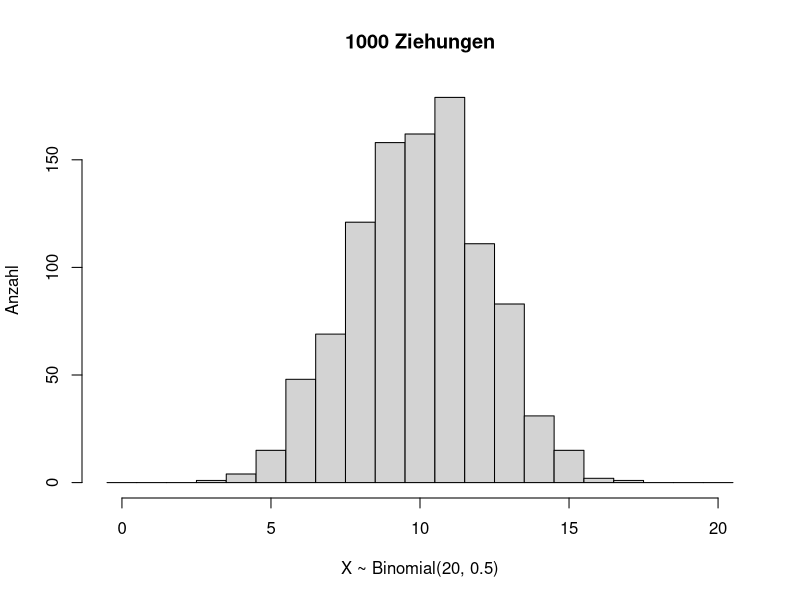
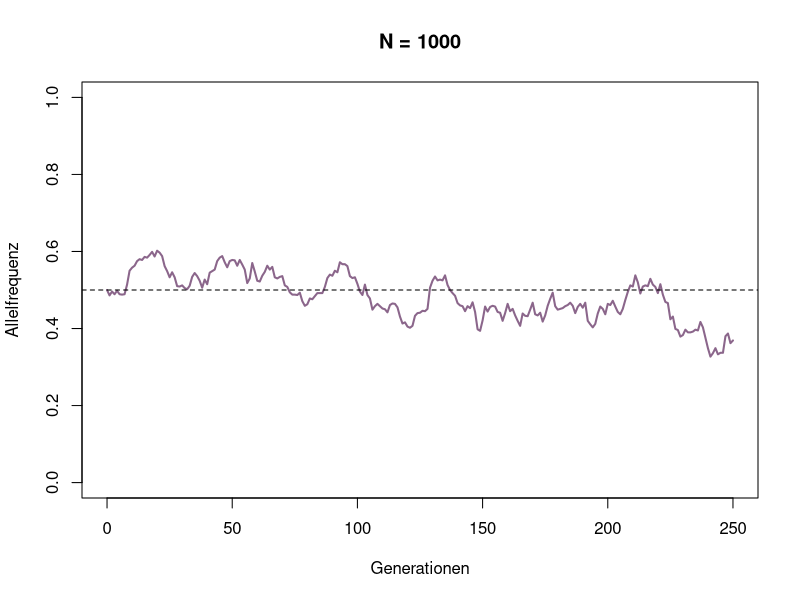
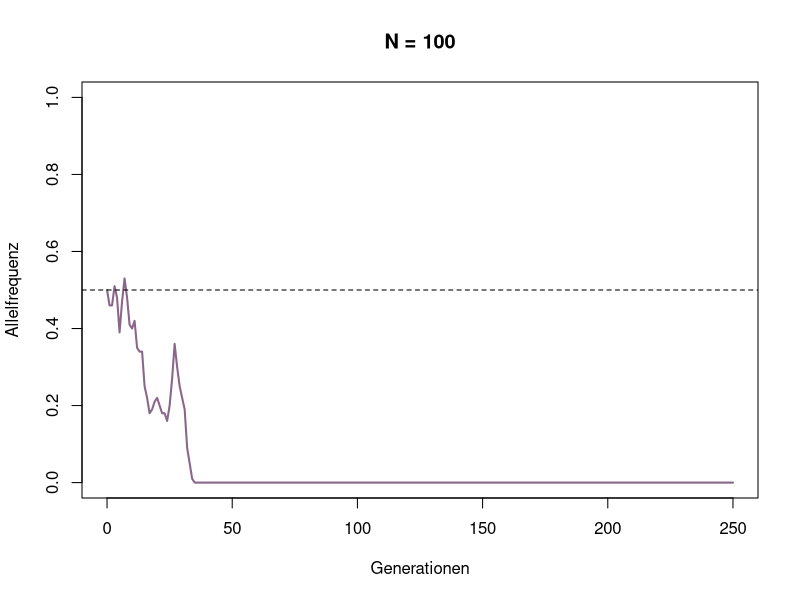
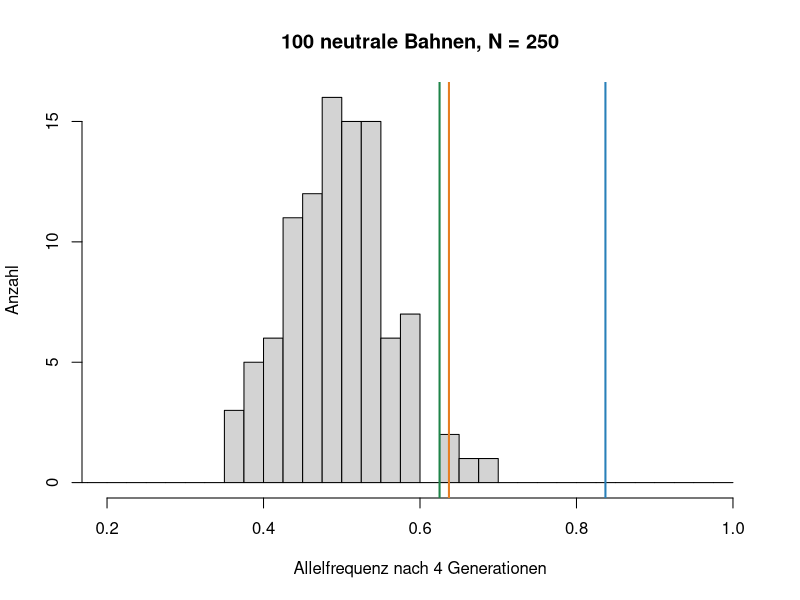
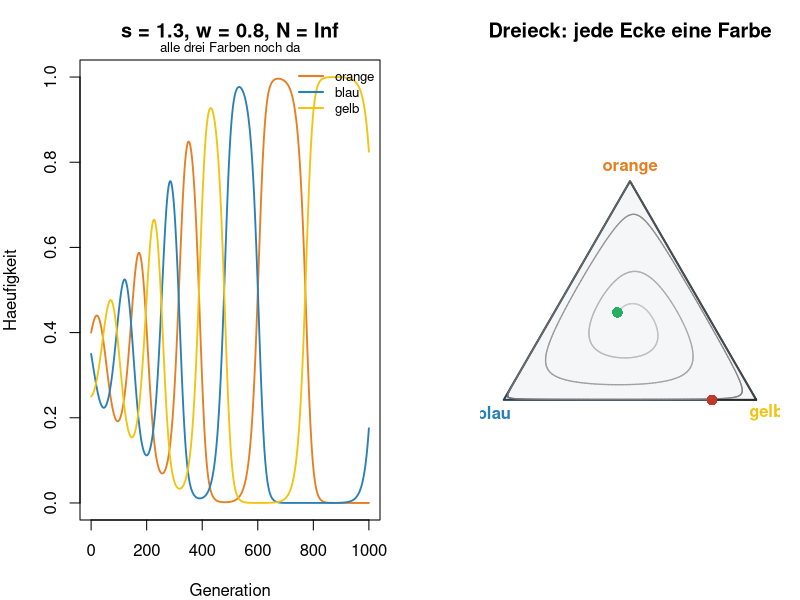
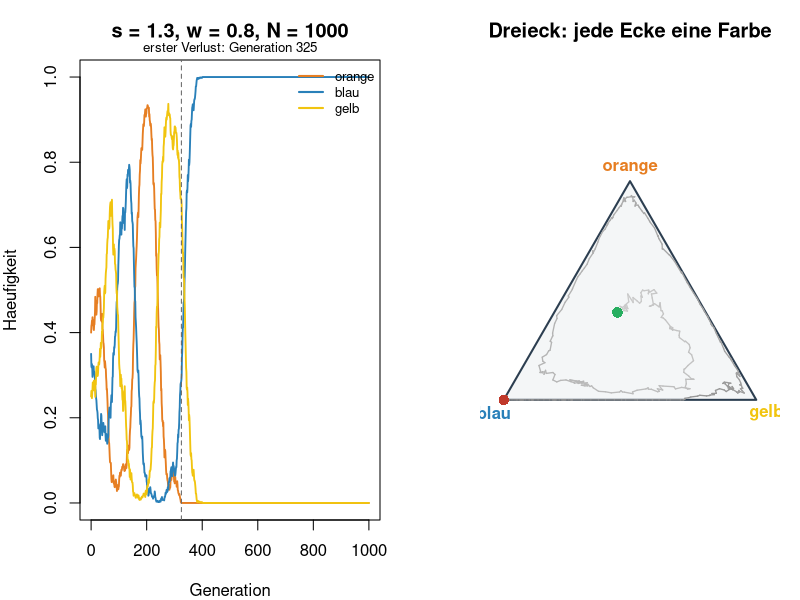
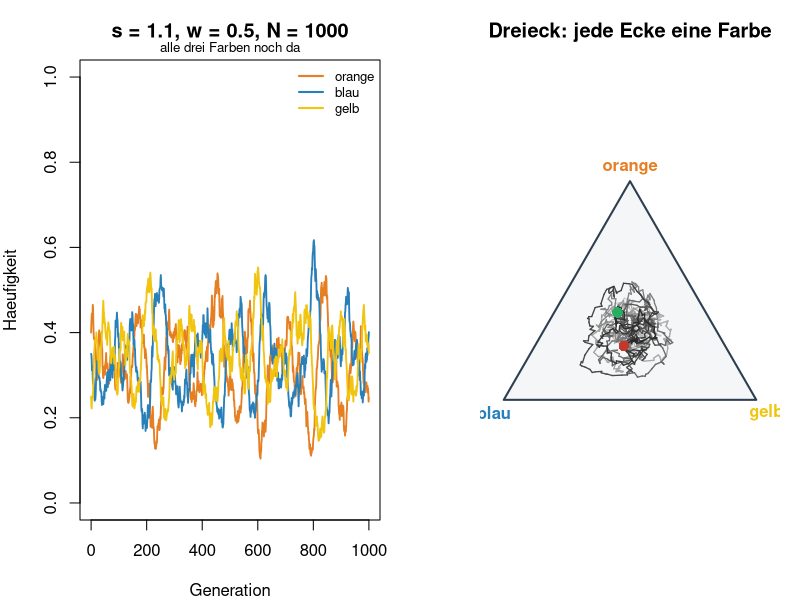

Source code (R) for these figures, in order:
# Woche 9 - Notebook (nur R, base R)
# Zufall und Notwendigkeit: Drift, die Teiche und die Echsen mit endlicher Population
# In RStudio: Working Directory = weeks/week-09, dann Zeile fuer Zeile ausfuehren.
# Quarto: notebook.qmd. Knit ohne Quarto: notebook.Rmd.

# In der Vorlesung wandert die Frequenz in den Teichen, auch ohne dass wir schon wissen, wie viel davon Selektion ist. Ein Grund dafuer: Die Population ist endlich. Jede Generation ist eine Ziehung aus der vorherigen.
#
# Dieses Notebook rechnet die Teiche nicht noch einmal. Sie kommen nur am Ende von Teil A kurz zurueck. Zwei neue Fragen:
#
# 1. Wie haengt diese Wanderung von der Populationsgroesse N ab, wenn das Allel neutral ist?
# 2. Was passiert mit den drei Kehlfarben der Echsen aus Woche 4, wenn die Population endlich ist?

# Auftrag
# 1. Eine Binomialverteilung anschauen und set.seed ausprobieren.
# 2. Ein neutrales Allel viele Generationen lang verfolgen, einmal in einer grossen und einmal in einer kleinen Population. Dann mit den Teichen vergleichen.
# 3. Das Echsen-Spiel aus Woche 4 mit endlicher Population laufen lassen: Wann gehen Farben verloren?

# ===========================================================================
# 0 · Zufallszahlen
# ===========================================================================
#
# rbinom(anzahl, size, prob) zieht anzahl Mal, wie viele von size Versuchen erfolgreich waren. Jeder Versuch klappt mit Wahrscheinlichkeit prob. In der Vorlesung war das die Frage: Wie viele von N Genkopien sind die gesuchte Kopie?
#
# set.seed legt den Startwert fest. Dieselbe Folge kommt dann noch einmal heraus.

set.seed(2026)

x <- rbinom(1000, size = 20, prob = 0.5)
hist(x, breaks = 0:21 - 0.5,
     main = "1000 Ziehungen", xlab = "X ~ Binomial(20, 0.5)", ylab = "Anzahl")

# F1
# 1. Lassen Sie denselben Block ohne set.seed zweimal laufen. Aendert sich das Histogramm?
# 2. Setzen Sie prob = 0.1. Wie veraendert sich die Verteilung? Warum?

# ===========================================================================
# A · Populationsgroesse
# ===========================================================================
#
# Wir verfolgen ein neutrales Allel. p ist seine Frequenz. Der Einfachheit halber ist die Populationsgroesse N fix, und jedes Individuum ist haploid: Es traegt das Allel, oder es traegt es nicht.
#
# Jede Generation wird aus der vorherigen gezogen. Ist das Allel in Generation t haeufig, ist es in Generation t+1 wahrscheinlich auch haeufig - aber nicht genau gleich haeufig. Das ist derselbe Schritt wie in der Vorlesung, hier ohne Selektion.

WF_step <- function(p, N) {
  N_p <- rbinom(1, N, p)   # wie viele der N Individuen tragen das Allel?
  N_p / N
}

# --- Eine Generation ---

# F2
# Simulieren Sie eine einzelne Generation mit p = 0.5 und N = 1000.
#
# - Was erwarten Sie: nimmt p ab, nimmt es zu, oder bleibt es in der Naehe von 0.5?
# - Lassen Sie den Chunk mehrmals laufen. Was passiert?

WF_step(p = 0.5, N = 1000)

# --- Viele Generationen ---

simulateWF <- function(p_0, N, generationen = 250) {
  p <- numeric(generationen + 1)
  p[1] <- p_0
  for (t in seq_len(generationen)) {
    p[t + 1] <- WF_step(p[t], N)
  }
  data.frame(generation = 0:generationen, p = p)
}

# --- Grosse Population ---

p_0 <- 0.5   # bitte aendern

large_pop <- simulateWF(p_0, N = 1000)

plot(large_pop$generation, large_pop$p, type = "l", lwd = 2, col = "plum4",
     xlab = "Generationen", ylab = "Allelfrequenz", ylim = c(0, 1),
     main = "N = 1000")
abline(h = p_0, lwd = 1, lty = 2)

# F3
# Aendern Sie p_0. Was passiert mit der Allelfrequenz ueber die 250 Generationen?

# --- Kleine Population ---

# F4
# Was erwarten Sie fuer N = 100, bevor Sie den naechsten Block laufen lassen?

p_0 <- 0.5   # bitte aendern

small_pop <- simulateWF(p_0, N = 100)

plot(small_pop$generation, small_pop$p, type = "l", lwd = 2, col = "plum4",
     xlab = "Generationen", ylab = "Allelfrequenz", ylim = c(0, 1),
     main = "N = 100")
abline(h = p_0, lwd = 1, lty = 2)

# F5
# - Lassen Sie den Block ein paar Mal laufen. Was beobachten Sie?
# - In den bisherigen Wochen stieg oder fiel p, weil das Allel einen Vorteil oder einen Nachteil hatte. Ist das hier auch so?
# - Was heisst das fuer die genetische Vielfalt in einer kleinen Population?

# --- Zurueck zu den Teichen ---
#
# In der Vorlesung starten alle drei Teiche bei p = 0.5 und liegen nach drei bis vier Jahren bei etwa 0.63 (Teich 2 und 14) und 0.84 (Teich 7). Kann ein neutrales Allel das allein durch Zufall schaffen?
#
# Wir lassen simulateWF 100 Mal laufen, je 4 Generationen mit N = 250, und merken uns nur die Frequenz am Ende.

N <- 250   # bitte aendern

set.seed(2026)
p_ende <- numeric(100)
for (i in 1:100) {
  bahn <- simulateWF(p_0 = 0.5, N = N, generationen = 4)
  p_ende[i] <- bahn$p[5]
}

hist(p_ende, breaks = seq(0, 1, by = 0.025), xlim = c(0.2, 1),
     main = paste("100 neutrale Bahnen, N =", N),
     xlab = "Allelfrequenz nach 4 Generationen", ylab = "Anzahl")
abline(v = c(0.637, 0.625, 0.837), lwd = 2,
       col = c("#e67e22", "#1e8449", "#2980b9"))   # Teich 2, 14, 7

sum(p_ende >= 0.62)   # wie viele Bahnen kommen so hoch wie die Teiche?

# F6
# - Wie viele der 100 neutralen Bahnen kommen so hoch wie die Teiche? Und wie viele so hoch wie Teich 7?
# - Setzen Sie N auf 50 und dann auf 25. Wie klein muesste die Population sein, damit Zufall allein reicht?
# - In jedem Teich leben Hunderte Stichlinge. Was muss also zum Zufall dazukommen?

# ===========================================================================
# B · Echsen mit endlicher Population
# ===========================================================================
#
# In Woche 4 hatten die Maennchen von Uta stansburiana drei Kehlfarben: orange schlaegt blau, blau schlaegt gelb, gelb schlaegt orange. Mit der Matrix
#
# 
# A =
# \begin{pmatrix}
# 1 & w & s \\
# s & 1 & w \\
# w & s & 1
# \end{pmatrix}
# 
#
# gab es drei Verlaeufe. Ist s + w < 2, laufen die Haeufigkeiten auf einen Punkt in der Mitte zu. Ist s + w > 2, schaukeln sie sich auf: eine Heterokline. Jede Farbe wird abwechselnd fast alleinherrschend und dann fast null.
#
# Fast null: Im Modell von Woche 4 ist die Population unendlich gross. Eine Farbe mit Haeufigkeit 0.0001 ist dort noch da und kommt wieder. In echten Echsen-Populationen gibt es nur ganze Maennchen.
#
# Wir machen dasselbe wie in der Vorlesung mit den Teichen: erst Selektion, dann Ziehung. Fuer drei Farben zieht rmultinom statt rbinom: Von N Maennchen der neuen Generation, wie viele sind orange, blau, gelb?

echsen_matrix <- function(s, w) {
  matrix(c(1, w, s,
           s, 1, w,
           w, s, 1), nrow = 3, byrow = TRUE)
}

# Eine Generation: erst Selektion (wie Woche 4), dann N Maennchen ziehen
echsen_schritt <- function(p, A, N, r = 0.3) {
  W <- 2 - as.numeric(A %*% p)            # Fitness jeder Farbe
  W_mittel <- sum(p * W)
  p_sel <- p * (1 + r * (W - W_mittel))   # 1. Selektion
  p_sel <- p_sel / sum(p_sel)
  if (is.infinite(N)) return(p_sel)       # N = Inf: kein Zufall
  as.numeric(rmultinom(1, size = N, prob = p_sel)) / N   # 2. Ziehung
}

# Viele Generationen hintereinander
echsen_lauf <- function(s, w, N, generationen = 1000, p0 = c(0.4, 0.35, 0.25)) {
  A <- echsen_matrix(s, w)
  p <- matrix(NA, nrow = generationen + 1, ncol = 3)
  p[1, ] <- p0
  for (t in 1:generationen) p[t + 1, ] <- echsen_schritt(p[t, ], A, N)
  p
}

farben3 <- c("#e67e22", "#2980b9", "#f1c40f")

erster_verlust <- function(p) {
  i <- which(apply(p, 1, min) == 0)
  if (length(i)) i[1] - 1 else NA
}

zeige_echsen <- function(s, w, N, generationen = 1000) {
  p <- echsen_lauf(s, w, N, generationen)
  verlust <- erster_verlust(p)
  par(mfrow = c(1, 2), mar = c(4, 4, 3, 1))
  matplot(0:generationen, p, type = "l", lty = 1, lwd = 1.8, col = farben3, ylim = c(0, 1),
          xlab = "Generation", ylab = "Haeufigkeit",
          main = paste0("s = ", s, ", w = ", w, ", N = ", N))
  if (!is.na(verlust)) {
    abline(v = verlust, lty = 2, col = "grey40")
    mtext(paste("erster Verlust: Generation", verlust), side = 3, line = 0.2, cex = 0.8)
  } else {
    mtext("alle drei Farben noch da", side = 3, line = 0.2, cex = 0.8)
  }
  legend("topright", c("orange", "blau", "gelb"), col = farben3, lwd = 2, bty = "n", cex = 0.8)
  # Dreieck: jede Ecke eine Farbe, der Punkt ist die Mischung
  ecke <- rbind(c(0.5, sqrt(3) / 2), c(0, 0), c(1, 0))
  xy <- p %*% ecke
  plot(NA, xlim = c(-0.05, 1.05), ylim = c(-0.08, 0.95), asp = 1, axes = FALSE,
       xlab = "", ylab = "", main = "Dreieck: jede Ecke eine Farbe")
  polygon(ecke, col = "#f4f6f7", border = "#2c3e50", lwd = 2)
  zeit <- seq(0, 1, length.out = nrow(xy))
  segments(xy[-nrow(xy), 1], xy[-nrow(xy), 2], xy[-1, 1], xy[-1, 2],
           col = grey(0.8 - 0.65 * zeit[-1]), lwd = 1.3)
  points(xy[1, 1], xy[1, 2], pch = 16, col = "#27ae60", cex = 1.4)
  points(xy[nrow(xy), 1], xy[nrow(xy), 2], pch = 16, col = "#c0392b", cex = 1.4)
  text(ecke[, 1] + c(0, -0.04, 0.04), ecke[, 2] + c(0.05, -0.05, -0.05),
       c("orange", "blau", "gelb"), col = farben3, font = 2)
  par(mfrow = c(1, 1))
  invisible(p)
}

zeit_bis_verlust <- function(s, w, N, wiederholungen = 20, generationen = 3000) {
  t <- replicate(wiederholungen, erster_verlust(echsen_lauf(s, w, N, generationen)))
  c(verloren = sum(!is.na(t)), median_generation = median(t, na.rm = TRUE))
}

# Die Abbildungen. Links: Haeufigkeit jeder Farbe ueber die Generationen. Rechts: das Dreieck aus Woche 4. Jede Ecke ist eine Farbe allein, die Mitte ist gleich viel von allen. Gruen ist der Start, rot das Ende, die Linie wird mit der Zeit dunkler.

# --- Ohne Zufall ---

zeige_echsen(s = 1.3, w = 0.8, N = Inf)

# F7
# - s + w = 2.1: Was macht die Bahn im Dreieck?
# - Geht eine Farbe je ganz verloren? Wie klein wird die seltenste Farbe? p <- echsen_lauf(1.3, 0.8, N = Inf); min(p)

# --- Mit Zufall ---
#
# Dasselbe Spiel, aber jede Generation hat N = 1000 Maennchen.

zeige_echsen(s = 1.3, w = 0.8, N = 1000)   # bitte mehrmals ausfuehren, dann N aendern

# F8
# - Was passiert, wenn eine Farbe in die Naehe von null kommt?
# - Und danach, mit nur noch zwei Farben? (Woche 4: Zwei Strategien schliessen sich aus.)
# - Lassen Sie den Block mehrmals laufen. Gewinnt immer dieselbe Farbe?

# --- Wie schnell? ---
#
# zeit_bis_verlust laesst 20 Populationen laufen und zaehlt, in wie vielen eine Farbe verloren geht und nach wie vielen Generationen (Median).

set.seed(1)
zeit_bis_verlust(s = 1.3, w = 0.8, N = 1000)   # bitte N aendern

# F9
# | N | verloren (von 20) | Generationen bis zum ersten Verlust |
# |---|---|---|
# | 100 |  |  |
# | 1 000 |  |  |
# | 10 000 |  |  |
#
# Hilft eine groessere Population gegen den Verlust? Verhindert sie ihn?

# --- Ein stabiler Punkt ---
#
# Jetzt s + w < 2: Selektion zieht die Mischung zur Mitte.

zeige_echsen(s = 1.1, w = 0.5, N = 1000)

set.seed(1)
zeit_bis_verlust(s = 1.1, w = 0.5, N = 1000)   # bitte N aendern

# F10
# - Vergleichen Sie mit der Heterokline. Wo haelt Selektion die Vielfalt, wo bringt sie die Farben in Gefahr?
# - Probieren Sie N = 100. Was aendert sich?
# - Bei Uta gibt es seit Jahren alle drei Farben. Was sagt das ueber N, oder ueber s und w?

# ===========================================================================
# Fazit
# ===========================================================================
#
# Teil A: Zufall allein laesst ein Allel wandern, und in kleinen Populationen geht es schnell verloren. Teil B: Zufall und Selektion zusammen. Wohin die Selektion die Population treibt, entscheidet, wie gefaehrlich der Zufall ist.

# F11
# Schreiben Sie die drei Saetze zu Ende.
#
# - In einer kleinen Population kann ein Allel zufaelligerweise ... . Diesen Prozess nennen wir Drift.
# - Auf einer Heterokline wird jede Farbe immer wieder selten. In einer endlichen Population kann sie dann ... . Die Vielfalt geht ..., auch wenn die Selektion sie im Mittel erhalten wuerde.
# - In Teich 7 wurden pro Jahr nur 7-36 Fische untersucht. Ein Teil des Unterschieds zu den anderen Teichen kann deshalb ... sein.
